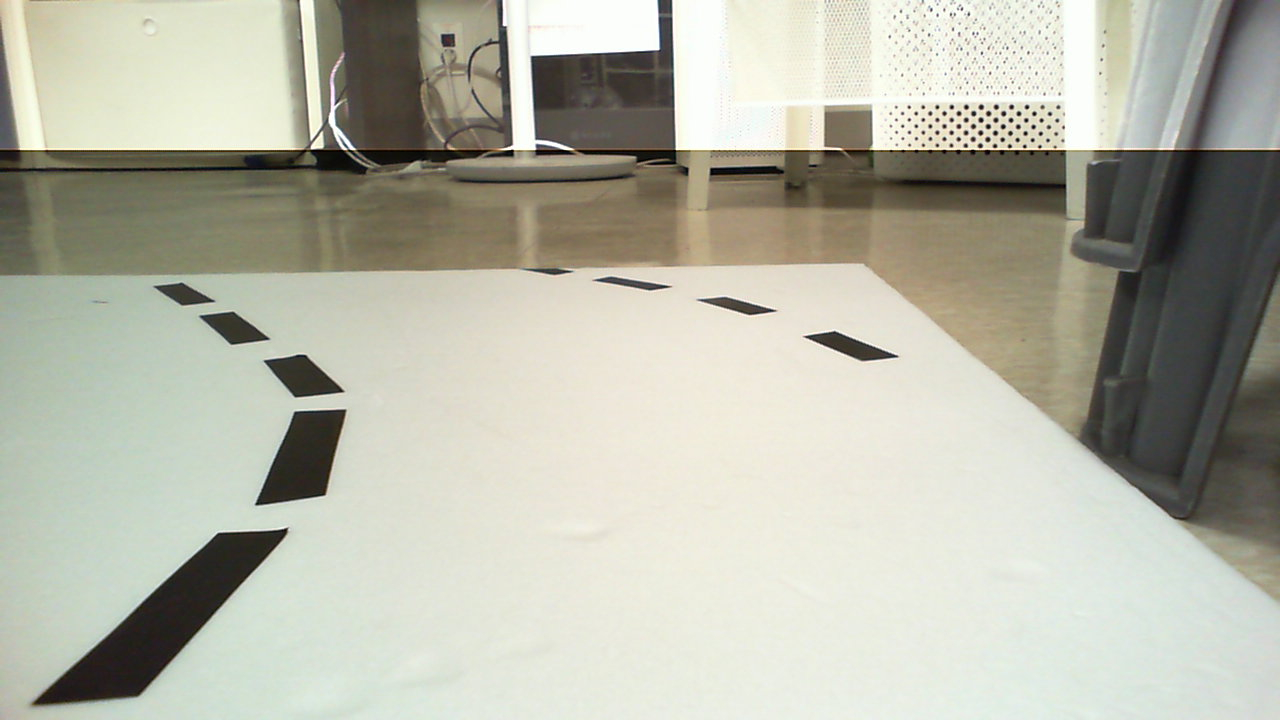
#> input picture picture/cameraView1.jpg, 1280 x 720 px
$ python -i line_detection.py   (imports and definitions only)
#> lines starting #> are read from the running program, lines starting #| are printed output that depends on the picture; after the words box and inside, x2 and y2 are one past the last pixel; in counts of white or black regions, pixels touching at a corner belong together
#> further down, picture is the input picture: shape (720, 1280, 3); mean B, G, R 167.8, 181.8, 181.3
from typing import *
import sys
sys.path.append("/usr/local/lib/python3.9/site-packages")
import cv2
import math
import numpy as np


# [6 lines left out: function view_scope, not called in this run]


def detect_lanes(frame: np.ndarray) -> np.ndarray:
    hsv_frame = cv2.cvtColor( frame.copy(), cv2.COLOR_BGR2HSV)
#> hsv_frame: shape (720, 1280, 3); mean H, S, V 39.4, 29.1, 184.7
    hsv_blur_frame = cv2.GaussianBlur( hsv_frame, (9,9), 1 )
#> hsv_blur_frame: shape (720, 1280, 3); mean H, S, V 39.4, 29.1, 184.7

    def _detect_lane(frame: np.ndarray, lower_color: Tuple[int], upper_color: Tuple[int], threshold: int) -> np.ndarray:
#> called with lower_color = (15, 55, 40), upper_color = (66, 255, 160), threshold = 60
        lower_bound = np.array( lower_color, np.uint8 )
        upper_bound = np.array( upper_color, np.uint8 )
        white_color = cv2.inRange( frame.copy(), lower_bound, upper_bound )
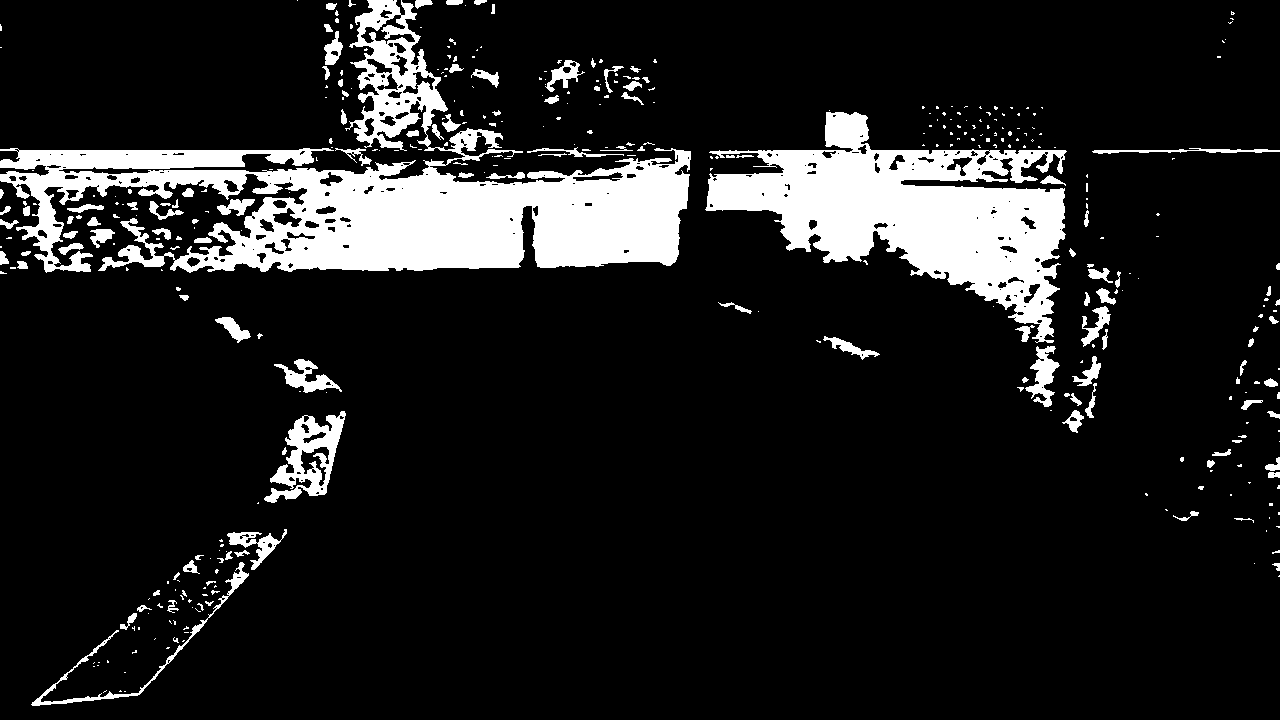
#> white_color: shape (720, 1280); 12.5% white; 382 white regions (260 under 20 px), largest, box (x1, y1, x2, y2) and area: (0, 0, 691, 273) 59871, (705, 112, 1067, 343) 36292, (264, 411, 346, 503) 3070
        lane_frame = cv2.bitwise_and( frame.copy(), frame.copy(), mask=white_color )
#> lane_frame: shape (720, 1280, 3); mean H, S, V 2.9, 9, 14

        lane_frame = cv2.cvtColor(lane_frame, cv2.COLOR_HSV2BGR)
        lane_frame = cv2.cvtColor(lane_frame, cv2.COLOR_BGR2GRAY)
#> lane_frame: shape (720, 1280)
        _, lane_frame = cv2.threshold(lane_frame, threshold, 255, cv2.THRESH_BINARY)
#> lane_frame: shape (720, 1280); 11.2% white; 357 white regions (263 under 20 px), largest, box (x1, y1, x2, y2) and area: (0, 148, 691, 273) 46740, (705, 112, 1067, 343) 34663, (345, 4, 448, 150) 5903

        return lane_frame

    yellow_lane_frame = _detect_lane(hsv_blur_frame, (15, 55, 40), (66, 255, 160), 60)
    #white_lane_frame = _detect_lane(hsv_blur_frame, (0, 0, 80), (255, 50, 255), 100)
    black_line_frame = _detect_lane(hsv_blur_frame, (0, 0, 0), (255, 255, 50), 0)
#> call 2 of _detect_lane, with lower_color = (0, 0, 0), upper_color = (255, 255, 50), threshold = 0
#> in _detect_lane (call 2), `white_color = cv2.inRange( frame.copy(), lower_bound, upper_bound )`:
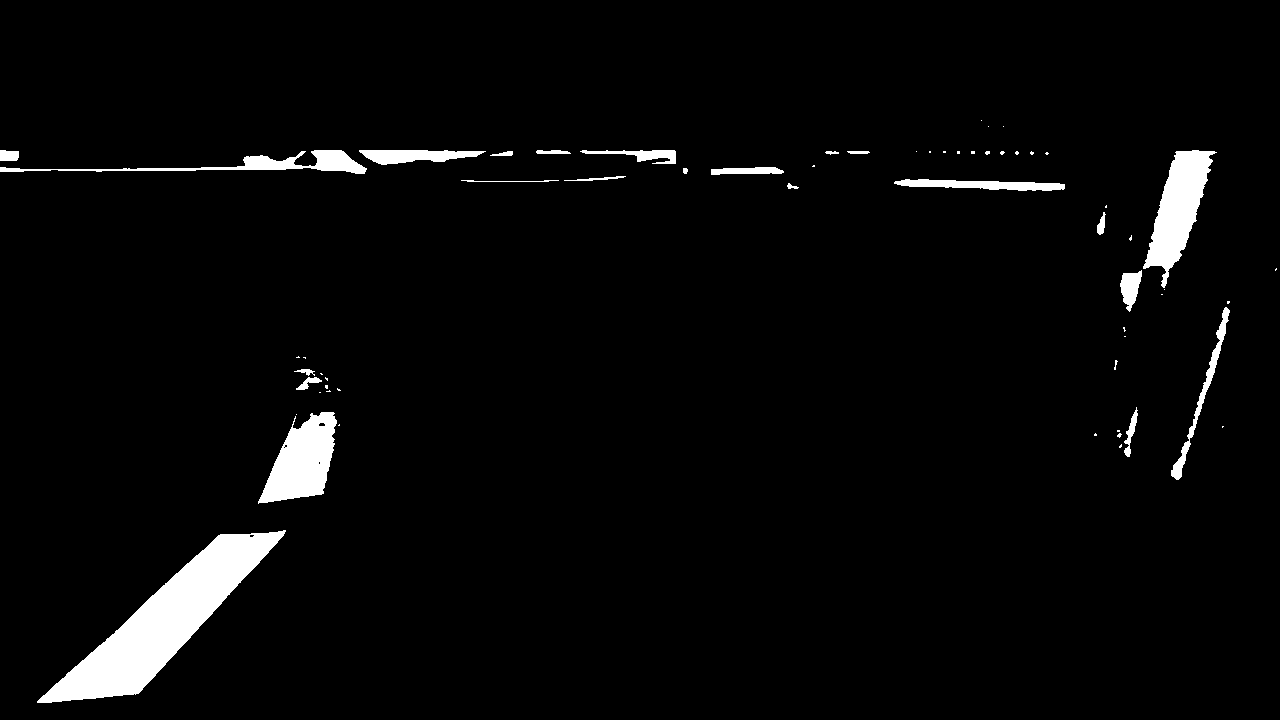
#> white_color: shape (720, 1280); 3.4% white; 61 white regions (38 under 20 px), largest, box (x1, y1, x2, y2) and area: (37, 530, 286, 703) 13157, (1143, 150, 1217, 288) 4475, (258, 412, 337, 504) 4303
#> in _detect_lane (call 2), `lane_frame = cv2.cvtColor(lane_frame, cv2.COLOR_HSV2BGR)`:
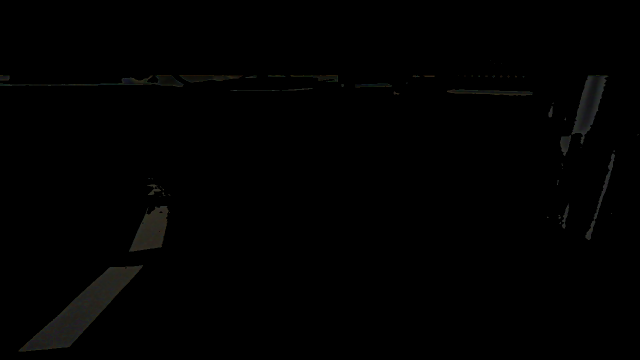
#> lane_frame: shape (720, 1280, 3) (shown at 1/2 size); mean B, G, R 1, 1.2, 1.2

    return cv2.bitwise_or( yellow_lane_frame, black_line_frame )
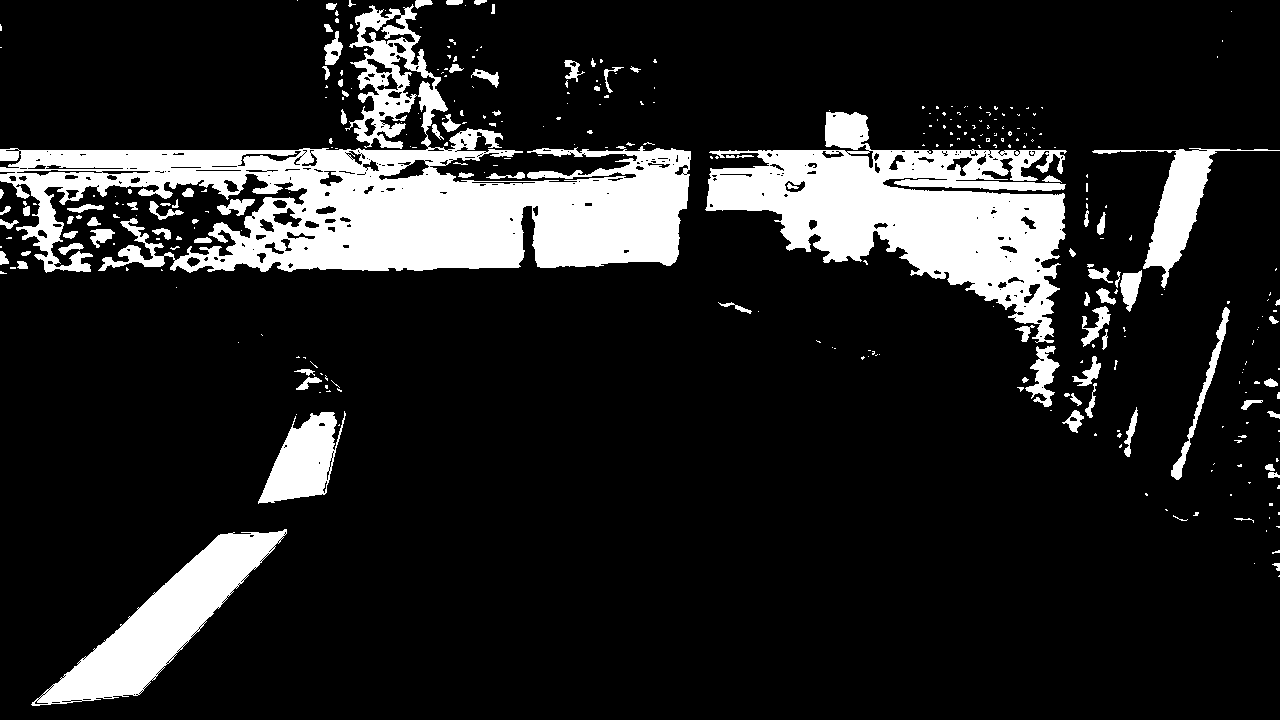
#> returned value: shape (720, 1280); 14.5% white; 334 white regions (244 under 20 px), largest, box (x1, y1, x2, y2) and area: (0, 4, 691, 273) 62870, (705, 112, 1067, 343) 36565, (31, 529, 287, 706) 13550


# [61 lines left out: functions _search_point, search_points, not called in this run]


# [32 lines not run here, left out]

>>> import cv2
>>> picture = cv2.imread('../../picture/cameraView1.jpg')
>>> result = detect_lanes(picture)

$ run again, on picture/cameraView2.jpg
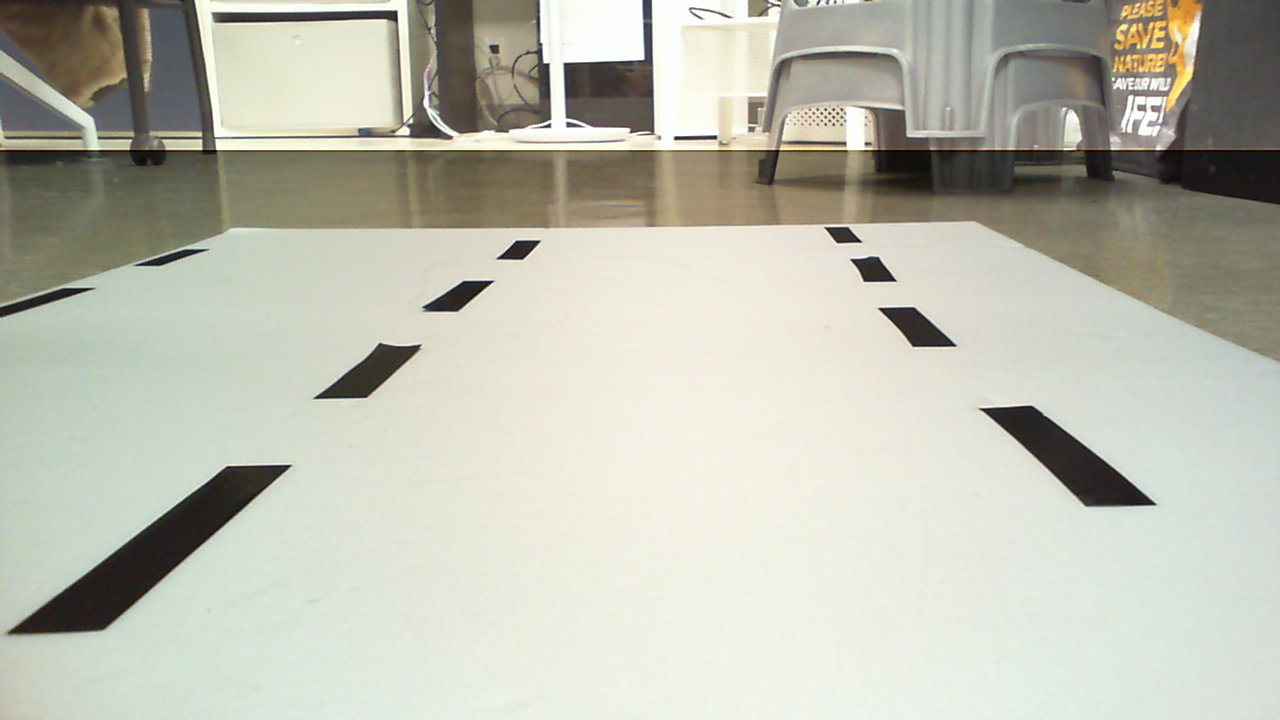
#> input picture picture/cameraView2.jpg, 1280 x 720 px
#> picture is the input picture: shape (720, 1280, 3); mean B, G, R 176.5, 189.8, 189
#> hsv_frame: shape (720, 1280, 3); mean H, S, V 39.9, 26.4, 192.6
#> hsv_blur_frame: shape (720, 1280, 3); mean H, S, V 39.9, 26.4, 192.6
#> in _detect_lane, `white_color = cv2.inRange( frame.copy(), lower_bound, upper_bound )`:
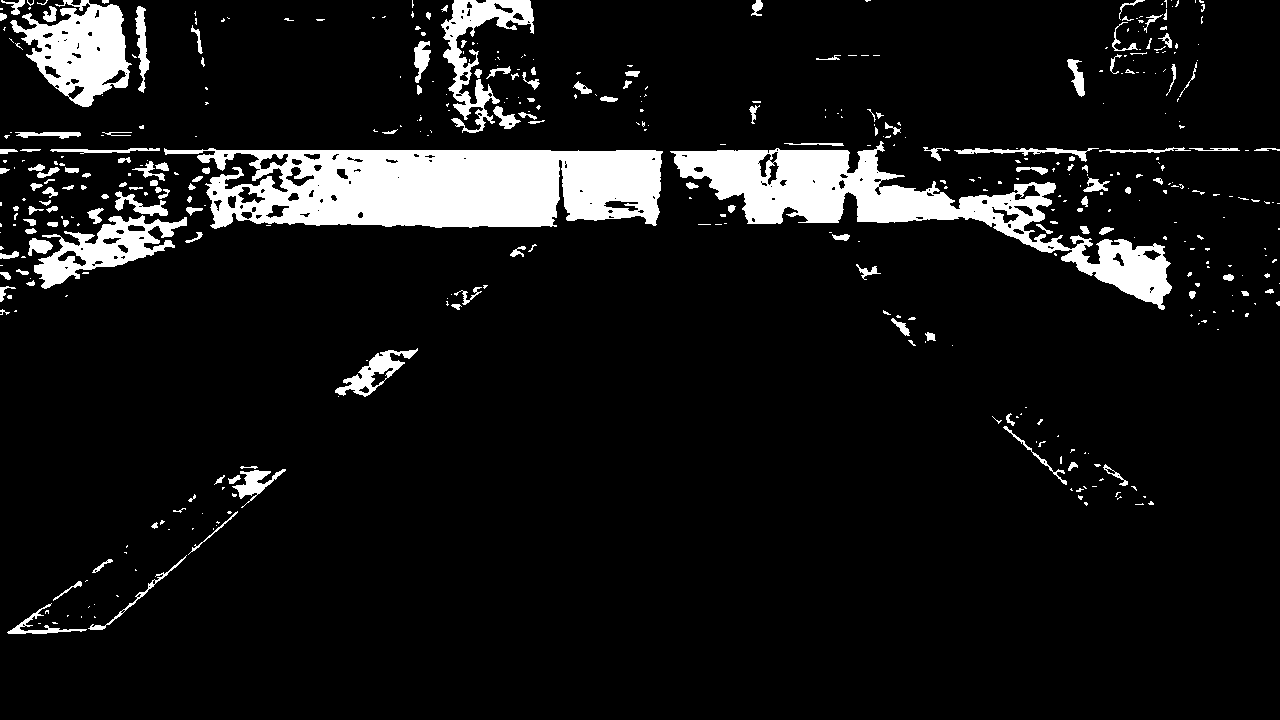
#> white_color: shape (720, 1280); 8.9% white; 448 white regions (297 under 20 px), largest, box (x1, y1, x2, y2) and area: (164, 148, 663, 229) 30132, (670, 141, 1172, 310) 20461, (10, 0, 132, 107) 6979
#> white_color: shape (720, 1280); 3.4% white; 51 white regions (27 under 20 px), largest, box (x1, y1, x2, y2) and area: (14, 471, 268, 632) 11293, (986, 407, 1152, 504) 5344, (1156, 150, 1280, 204) 5240
#> in detect_lanes, `return cv2.bitwise_or( yellow_lane_frame, black_line_frame )`:
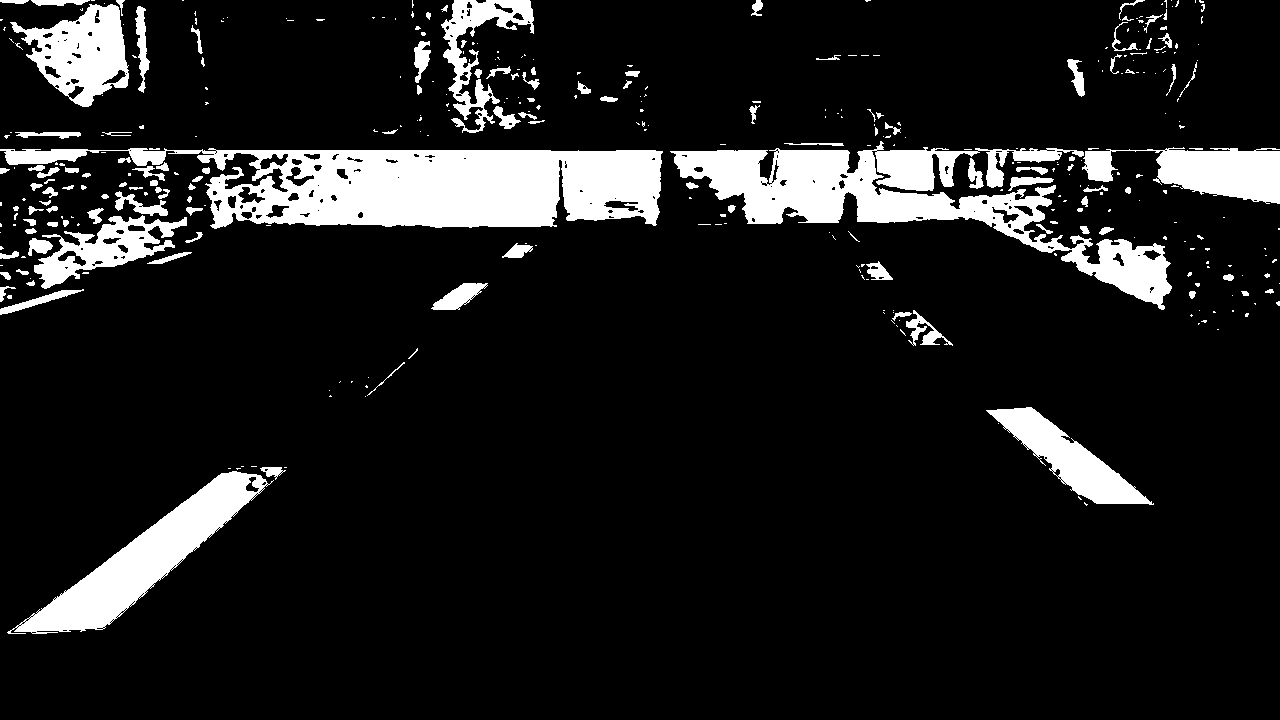
#> returned value: shape (720, 1280); 11.5% white; 376 white regions (247 under 20 px), largest, box (x1, y1, x2, y2) and area: (0, 148, 663, 229) 31705, (670, 141, 1172, 310) 23669, (7, 471, 274, 634) 11581
